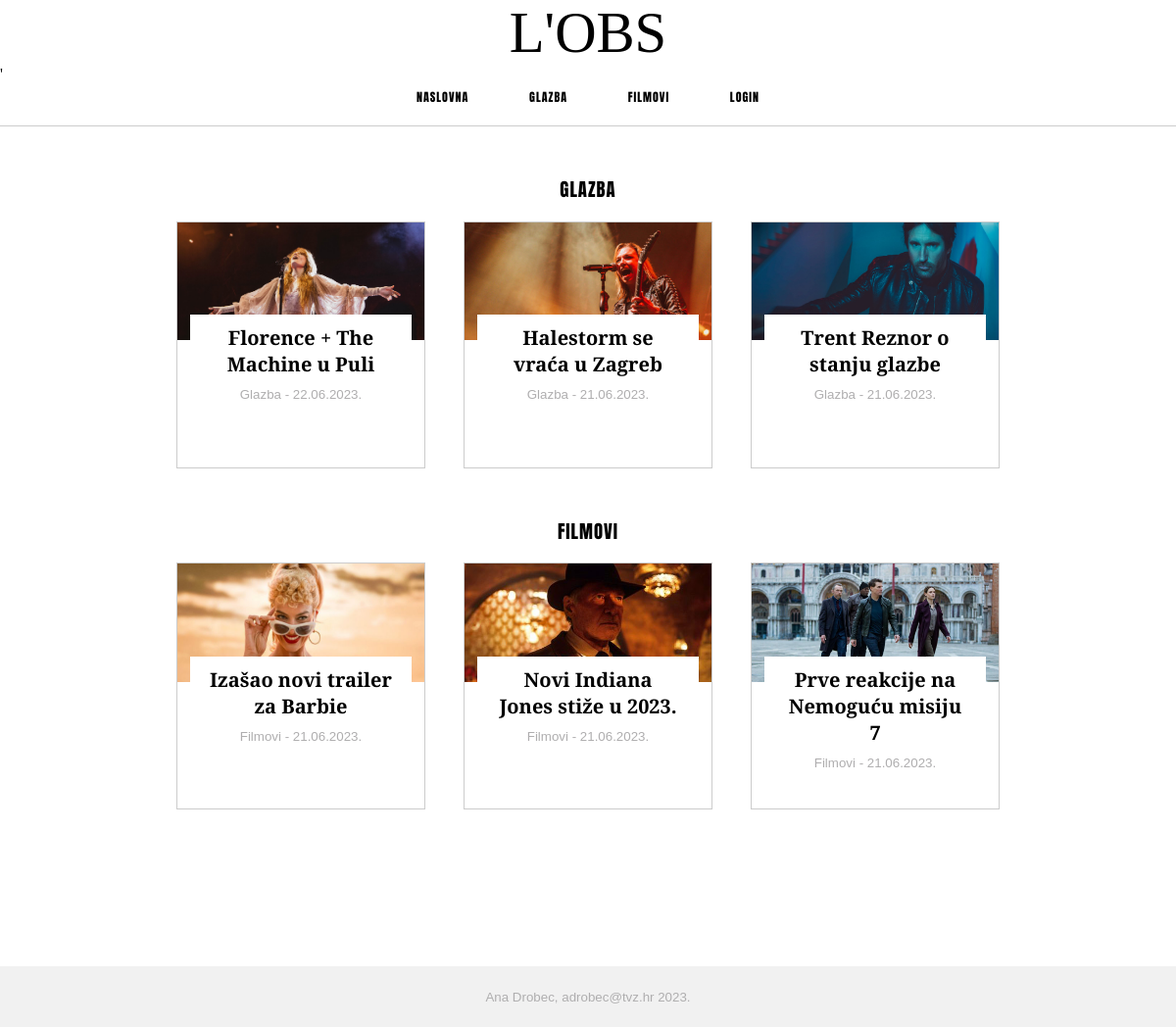
The page / on the database its author committed.
### tables this page shows
CREATE TABLE `clanci` (
  `id` int(11) NOT NULL,
  `datum` varchar(32) NOT NULL,
  `vrijeme` varchar(32) NOT NULL,
  `naslov` varchar(100) NOT NULL,
  `sazetak` text NOT NULL,
  `text` text NOT NULL,
  `slika` varchar(64) NOT NULL,
  `kategorija` varchar(64) NOT NULL,
  `arhiva` tinyint(1) NOT NULL
);

### index.php (the view, shortened to what this page needs)
<!DOCTYPE html>
<html lang="hr">
<head>
    <link rel="stylesheet" href="css/style.css">
    <?php
    include 'connect.php';
    ?>
</head>
<body>
    <div id="container">
        <?php include 'header.php';?>
        <main>
        <section>
            <h3>glazba</h3>
            <div class="clanci">
                <?php
                $query = "SELECT * FROM clanci WHERE arhiva=0 AND kategorija='glazba' ORDER BY datum DESC LIMIT 3";
                $result = mysqli_query($dbc, $query);
                while($row = mysqli_fetch_array($result)){
                    echo "<article class='clanak'>";
                        echo "<figure>";
                            echo "<img src='img/" . $row['slika'] ."' alt='slika' class='imgop'>";
                        echo '</figure>';
                        echo '<div class="whitebg">';
                            echo '<div class="opcont">';
                                echo '<h4><a href="clanak.php?id=' .$row['id']. '">'. $row['naslov'] . '</a></h4>';
                                echo '<p class="opisop">';
                                echo $row['kategorija'] . ' - ' . $row['datum'];
                                echo '</p>';
                            echo '</div>';
                        echo '</div>';
                echo '</article>';
                }?>
            </div>
         </section>
         <section>
            <h3>filmovi</h3>
            <div class="clanci">
            <?php
                $query = "SELECT * FROM clanci WHERE arhiva=0 AND kategorija='filmovi' ORDER BY datum DESC LIMIT 3 ";
                $result = mysqli_query($dbc, $query);
                while($row = mysqli_fetch_array($result)){
                    echo "<article>";
                        echo "<figure>";
                            echo "<img src='img/" . $row['slika'] ."' alt='slika' class='imgop'>";
                        echo '</figure>';
                        echo '<div class="whitebg">';
                            echo '<div class="opcont">';
                                echo '<h4><a href="clanak.php?id=' .$row['id']. '">'. $row['naslov'] . '</a></h4>';
                                echo '<p class="opisop">';
                                echo $row['kategorija'] . ' - ' . $row['datum'];
                                echo '</p>';
                            echo '</div>';
                        echo '</div>';
                echo '</article>';
                }?>
            </div>
            </section>
        </main>
        <?php include 'footer.php';?>
    </div>
</body>
</html>

### header.php
<?php
if(isset($_SESSION['razina'])){
    if($_SESSION['razina'] == 'admin'){
    echo '<header>';
           echo " <a href='index.php'><h1>L'OBS</h1></a>'";
            echo "<nav>";
                echo "<ul>";
                    echo "<li><a href='index.php'>naslovna</a></li>";
                    echo "<li><a href='kategorija.php?id=glazba'>glazba</a></li>";
                    echo "<li><a href='kategorija.php?id=filmovi'>filmovi</a></li>";
                    echo "<li><a href='administracija.php'>administracija</a></li>";
                    echo "<li><a href='unos.php'>unos</a></li>";
                    echo "<li><a href='logout.php'>logout</a></li>";
                echo "</ul>";
            echo "</nav>";
       echo "</header>";
    }else if($_SESSION['razina'] == 'korisnik'){
    echo '<header>';
           echo " <a href='index.php'><h1>L'OBS</h1></a>'";
            echo "<nav>";
                echo "<ul>";
                    echo "<li><a href='index.php'>naslovna</a></li>";
                    echo "<li><a href='kategorija.php?id=glazba'>glazba</a></li>";
                    echo "<li><a href='kategorija.php?id=filmovi'>filmovi</a></li>";
                    echo "<li><a href='administracija.php'>administracija</a></li>";
                    echo "<li><a href='logout.php'>logout</a></li>";
                echo "</ul>";
            echo "</nav>";
       echo "</header>";
    }}
else{
    echo '<header>';
           echo " <a href='index.php'><h1>L'OBS</h1></a>'";
            echo "<nav>";
                echo "<ul>";
                    echo "<li><a href='index.php'>naslovna</a></li>";
                    echo "<li><a href='kategorija.php?id=glazba'>glazba</a></li>";
                    echo "<li><a href='kategorija.php?id=filmovi'>filmovi</a></li>";
                    echo "<li><a href='login.php'>login</a></li>";
                echo "</ul>";
            echo "</nav>";
       echo "</header>";
}
?>

### footer.php
<?php
    echo "<footer>";
        echo "<p>Ana Drobec, adrobec@tvz.hr 2023.</p>";
    echo "</footer>";
?>

### css/style.css (style rules this page uses)
body { margin: 0px; padding: 0px; }
header { width: 100%; border-bottom: 1px solid #cccccc; margin: 0 0 50px 0; padding: 0; }
h1 { text-align: center; font-weight: 100; font-size: 44pt; margin: 0px; font-family: 'Libre Baskerville', Times, serif; }
a { text-decoration: none; color: #000; }
nav { max-width: 30%; margin: 5px auto 20px auto; }
ul { display: flex; justify-content: space-between; padding: 0; margin: 0; }
li { list-style-type: none; margin: 0; padding: 0; }
ul li a { text-transform: uppercase; font-family: "Anton", non-serif; font-weight: 200; font-size: 9pt; letter-spacing: 1px; margin: 0 5px; }
main { max-width: 70%; margin: 0 auto; }
h3 { font-family: 'Anton', sans-serif; text-transform: uppercase; text-align:center; letter-spacing: 1px; font-weight: 200; }
.clanci { width: 100%; display: flex; justify-content: space-between; margin:0 0 50px 0; padding:0; }
article { max-width: 30%; margin:0; padding:0; background-color: #ffffff; border: 1px solid #cccccc; min-height: 250px; height: fit-content; }
article figure { margin:0; padding:0; }
.imgop { width: 100%; max-width: 330px; }
.whitebg { background-color:#ffffff; margin: 0; }
.opcont { background-color: #ffffff; width: 100%; max-width:90%; margin: -30px auto 0 auto; padding: 10px 0; position: relative; }
.opcont h4 { margin: 0 20px; text-align: center; font-size: 15pt; font-family: 'Libre Baskerville', Times, serif; }
.opcont p { margin: 10px 20px; text-align: center; font-size: 12pt; color: #afaeaf; font-family: Arial, Helvetica, sans-serif; font-size: 10pt; }
footer { margin: 160px 0 0 0; text-align: center; font-family: Arial, Helvetica, sans-serif; font-size: 10pt; padding: 10px 0 10px 0; background-color: #f1f1f1; color: #afaeaf; }
figure { margin:0; padding:0; }

### rows shown on the page
clanci: slika (picture), naslov "Florence + The Machine u Puli", kategorija "Glazba", datum "22.06.2023."
clanci: slika (picture), naslov "Halestorm se vraća u Zagreb", kategorija "Glazba", datum "21.06.2023."
clanci: slika (picture), naslov "Trent Reznor o stanju glazbe", kategorija "Glazba", datum "21.06.2023."
clanci: slika (picture), naslov "Izašao novi trailer za Barbie", kategorija "Filmovi", datum "21.06.2023."
clanci: slika (picture), naslov "Novi Indiana Jones stiže u 2023.", kategorija "Filmovi", datum "21.06.2023."
clanci: slika (picture), naslov "Prve reakcije na Nemoguću misiju 7", kategorija "Filmovi", datum "21.06.2023."
